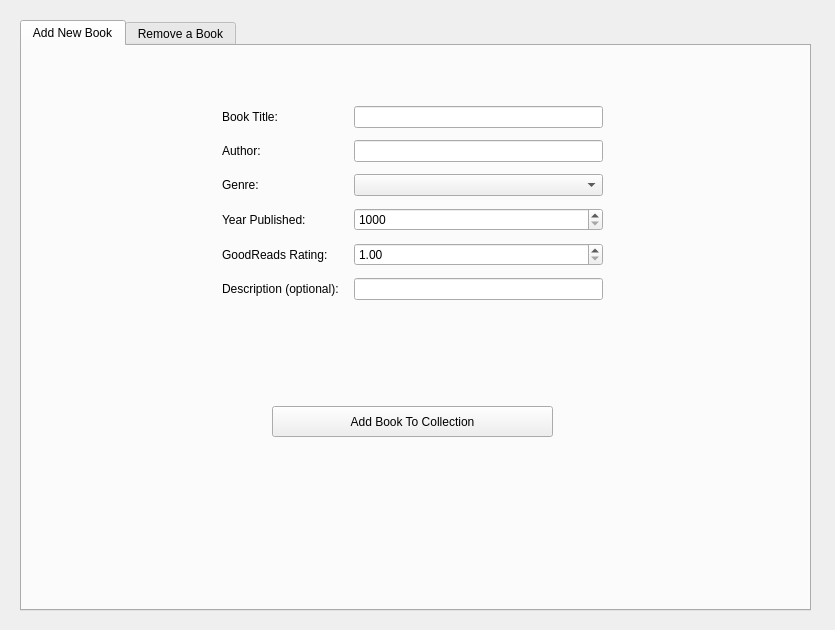
<?xml version="1.0" encoding="UTF-8"?>
<ui version="4.0">
 <class>BookManagement</class>
 <widget class="QWidget" name="BookManagement">
  <property name="geometry">
   <rect>
    <x>0</x>
    <y>0</y>
    <width>835</width>
    <height>630</height>
   </rect>
  </property>
  <property name="windowTitle">
   <string>Form</string>
  </property>
  <widget class="QTabWidget" name="tabWidget">
   <property name="geometry">
    <rect>
     <x>20</x>
     <y>20</y>
     <width>791</width>
     <height>591</height>
    </rect>
   </property>
   <property name="currentIndex">
    <number>0</number>
   </property>
   <widget class="QWidget" name="add_book">
    <attribute name="title">
     <string>Add New Book</string>
    </attribute>
    <widget class="QWidget" name="formLayoutWidget">
     <property name="geometry">
      <rect>
       <x>200</x>
       <y>60</y>
       <width>381</width>
       <height>281</height>
      </rect>
     </property>
     <layout class="QFormLayout" name="formLayout">
      <property name="horizontalSpacing">
       <number>12</number>
      </property>
      <property name="verticalSpacing">
       <number>12</number>
      </property>
      <item row="0" column="0">
       <widget class="QLabel" name="title_lbl">
        <property name="text">
         <string>Book Title: </string>
        </property>
       </widget>
      </item>
      <item row="0" column="1">
       <widget class="QLineEdit" name="title_lineEdit"/>
      </item>
      <item row="1" column="0">
       <widget class="QLabel" name="author_lbl">
        <property name="text">
         <string>Author:</string>
        </property>
       </widget>
      </item>
      <item row="1" column="1">
       <widget class="QLineEdit" name="author_lineEdit"/>
      </item>
      <item row="2" column="0">
       <widget class="QLabel" name="genre_lbl">
        <property name="text">
         <string>Genre: </string>
        </property>
       </widget>
      </item>
      <item row="2" column="1">
       <widget class="QComboBox" name="genre_comboBox"/>
      </item>
      <item row="3" column="0">
       <widget class="QLabel" name="pubyear_lbl">
        <property name="text">
         <string>Year Published: </string>
        </property>
       </widget>
      </item>
      <item row="3" column="1">
       <widget class="QSpinBox" name="pubyear_spinBox">
        <property name="minimum">
         <number>1000</number>
        </property>
        <property name="maximum">
         <number>9999</number>
        </property>
       </widget>
      </item>
      <item row="4" column="0">
       <widget class="QLabel" name="rating_lbl">
        <property name="text">
         <string>GoodReads Rating: </string>
        </property>
       </widget>
      </item>
      <item row="4" column="1">
       <widget class="QDoubleSpinBox" name="rating_doubleSpinBox">
        <property name="decimals">
         <number>2</number>
        </property>
        <property name="minimum">
         <double>1.000000000000000</double>
        </property>
        <property name="maximum">
         <double>5.000000000000000</double>
        </property>
        <property name="value">
         <double>1.000000000000000</double>
        </property>
       </widget>
      </item>
      <item row="5" column="0">
       <widget class="QLabel" name="desc_lbl">
        <property name="text">
         <string>Description (optional): </string>
        </property>
       </widget>
      </item>
      <item row="5" column="1">
       <widget class="QLineEdit" name="desc_lineEdit"/>
      </item>
     </layout>
    </widget>
    <widget class="QPushButton" name="add_btn">
     <property name="geometry">
      <rect>
       <x>250</x>
       <y>360</y>
       <width>281</width>
       <height>31</height>
      </rect>
     </property>
     <property name="text">
      <string>Add Book To Collection</string>
     </property>
    </widget>
    <widget class="QLabel" name="add_msg_lbl">
     <property name="geometry">
      <rect>
       <x>170</x>
       <y>410</y>
       <width>461</width>
       <height>21</height>
      </rect>
     </property>
     <property name="text">
      <string/>
     </property>
     <property name="alignment">
      <set>Qt::AlignCenter</set>
     </property>
    </widget>
   </widget>
   <widget class="QWidget" name="remove_book">
    <attribute name="title">
     <string>Remove a Book</string>
    </attribute>
    <widget class="QWidget" name="horizontalLayoutWidget">
     <property name="geometry">
      <rect>
       <x>100</x>
       <y>60</y>
       <width>551</width>
       <height>61</height>
      </rect>
     </property>
     <layout class="QHBoxLayout" name="horizontalLayout">
      <item>
       <widget class="QLabel" name="title_remove_lbl">
        <property name="text">
         <string>Book Title: </string>
        </property>
       </widget>
      </item>
      <item>
       <widget class="QLineEdit" name="title_remove_lineEdit"/>
      </item>
     </layout>
    </widget>
    <widget class="QPushButton" name="remove_btn">
     <property name="geometry">
      <rect>
       <x>200</x>
       <y>150</y>
       <width>341</width>
       <height>31</height>
      </rect>
     </property>
     <property name="text">
      <string>Remove Book From Collection</string>
     </property>
    </widget>
    <widget class="QLabel" name="remove_msg_lbl">
     <property name="geometry">
      <rect>
       <x>130</x>
       <y>210</y>
       <width>491</width>
       <height>21</height>
      </rect>
     </property>
     <property name="text">
      <string/>
     </property>
     <property name="alignment">
      <set>Qt::AlignCenter</set>
     </property>
    </widget>
   </widget>
  </widget>
 </widget>
 <resources/>
 <connections/>
</ui>
